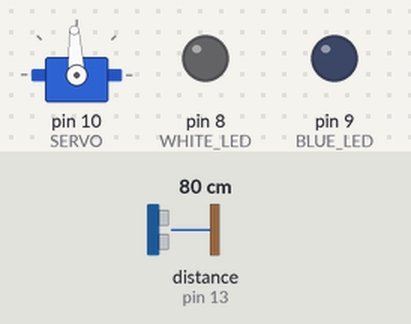
Bench run of a sketch on a simulated Arduino Uno, built with avr-gcc and run on an emulated ATmega328P. Parts: servo, output pins drawn as LEDs (lit = HIGH). Wiring (inferred from the names in the program): ultrasonic range finder: trigger pin 12; echo pin 13. The test bench sets the inputs (shaded band); at power-on: distance to the obstacle (sensor on pin 13) 80 cm. The echo pulse lasts 58.3 µs per cm; servo pulses on a pin are drawn as a servo (544–2400 µs = 0–180°); pins used as bus, display or sensor lines are not drawn; what the sketch prints to the serial monitor is not drawn.

Above: at 1.5 s.
1.6 s: distance to the obstacle (sensor on pin 13) set to 20 cm
4.6 s: distance to the obstacle (sensor on pin 13) set to 16 cm
At 7.1 s:
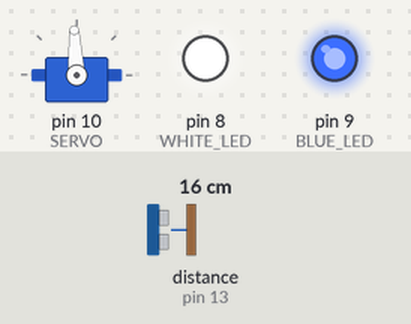
At 7.5 s:
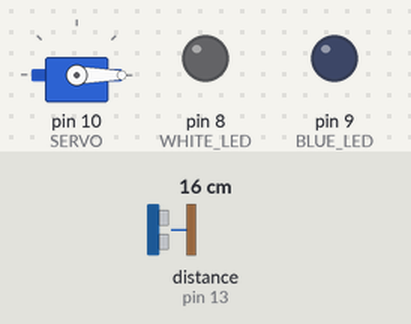
7.6 s: distance to the obstacle (sensor on pin 13) set to 2 cm
10.6 s: distance to the obstacle (sensor on pin 13) set to 18 cm
At 11.1 s:
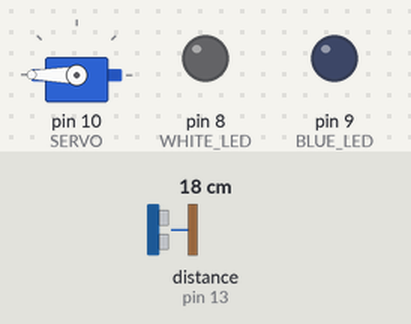
Timing chart, 0 to 14.6 s (numbered marks = the images above; inputs shaded):
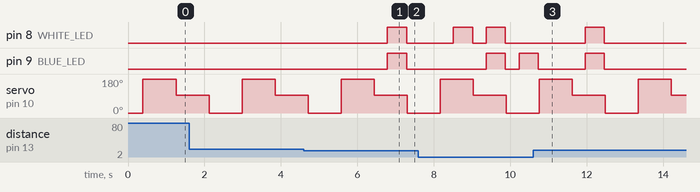

The sketch:

Lab_3_ch3.ino
```cpp
// DUSONG, ADELINO JR. J.
// COE185.1 LAB 3: CHECKOFF #3 PROXIMITY DETECTION

#include <avr/io.h>
#include <util/delay.h>
#include <Arduino.h>

#define TRIGGER_PIN PB4 // PIN 12 trigger on sensor
#define ECHO_PIN PB5     // PIN 13 echo on sensor

#define WHITE_LED PB0 // Pin 8 GREEN_LED LEFT LED
#define BLUE_LED PB1 // Pin 9 WHITE LED RIGHT LED

#define SERVO PB2 // PIN 10

double distance = 0;

double left_threshold = 4.0;
double right_threshold = 4.0;
double front_threshold = 7.0;

void setup() {
  Serial.begin(9600);
  setupServo();
  setupLEDs();
  setupUltrasonic();
  Serial.println("done setup");
  proximityRead(125); // Start Right

}

void setupLEDs() {
    DDRB |= (1 << WHITE_LED);
    DDRB |= (1 << BLUE_LED);
    PORTB &= ~(1 << WHITE_LED);
    PORTB &= ~(1 << BLUE_LED);
}

void loop() { // CHECKOFF 3
  resetLED();
  Serial.print("Left Distance:" );
  Serial.println(proximityRead(625)); // LEFT
  delay(500);

  resetLED();
  Serial.print("Center Distance:" );
  Serial.println(proximityRead(375)); // CENTER
  delay(500);

  resetLED();
  Serial.print("Right Distance:" );
  Serial.println(proximityRead(125)); // RIGHT
  delay(500);
}

void setupUltrasonic() {
    // Set trigger pin as output
    DDRB |= (1 << TRIGGER_PIN);
    // Clear Trigger
    PORTB &= ~(1 << TRIGGER_PIN);
    // Set echo pin as input
    DDRB &= ~(1 << ECHO_PIN);
}

double measureDistance() {
    double duration, distance;
    // Trigger the sensor
    PORTB |= (1 << TRIGGER_PIN);
    _delay_us(10);
    PORTB &= ~(1 << TRIGGER_PIN);

    // Wait for echo start
    while(!(PINB & (1 << ECHO_PIN)));

    TCNT1 = 0; // timer
    // Wait for echo end
    while(PINB & (1 << ECHO_PIN)); // Wait while the pin is high
    duration = TCNT1; // The current value of TCNT1 is stored in ICR1

    // distance = duration * 0.02700787; // this is measured in cm; the formula should match the prescaler of the servo w/c is 64

    distance = duration * 0.02700787; // this is measured in inches; the formula should match the prescaler of the servo w/c is 64

    return (distance);
}

void setupServo() {
    DDRB |= (1 << SERVO);

    // Configure Timer1 for Fast PWM mode with OCR1A as TOP
    TCCR1A = (1 << WGM11) | (1 << WGM10) | (1 << COM1B1); // Set Fast PWM mode 15 and output on OC1B (Digital Pin 10)
    TCCR1B = (1 << WGM13) | (1 << WGM12);

    // Set prescaler for Timer1 to 64
    TCCR1B |= (1<<CS11) | (1<<CS10);
    TCCR1B &= ~(1<<CS12);
    OCR1B = 375;
    OCR1A = 4999; //(16000000 / (64 * 50)) - 1
}


void moveServo(int pulseWidth) {
  OCR1B = pulseWidth; // Set the pulse width on OC1RB
}

void resetLED() {
  PORTB &= ~(1 << WHITE_LED);
  PORTB &= ~(1 << BLUE_LED);
}

void turnOnLEDBlue() {
  PORTB |= (1 << BLUE_LED);
}

void turnOnLEDWhite() {
  PORTB |= (1 << WHITE_LED);
}

double proximityRead(int direction) {
  moveServo(direction);
  delay(300);

  distance = measureDistance();

  delay(60);
  if (direction == 625) { // left
    if (distance <= left_threshold){
      turnOnLEDWhite();
    }
  } else if (direction == 375) { // front
    if (distance <= front_threshold){
      turnOnLEDWhite();
      turnOnLEDBlue();
    }
  } else if (direction == 125) { // right
    if (distance <= right_threshold){
      turnOnLEDBlue();
    }
  }
  return measureDistance();
}
```

Measured:
- the behaviour switches between 18 and 17 cm on distance to the obstacle (sensor on pin 13) (found by bisection; images 0 and 1)
- after the input at 4.6 s, pin 8 (WHITE_LED), pin 9 (BLUE_LED): LOW → HIGH after 2.2 s, → LOW 0.50 s later
- after the input at 10.6 s, pin 9 (BLUE_LED): goes on until 12.5 s, then stays LOW
